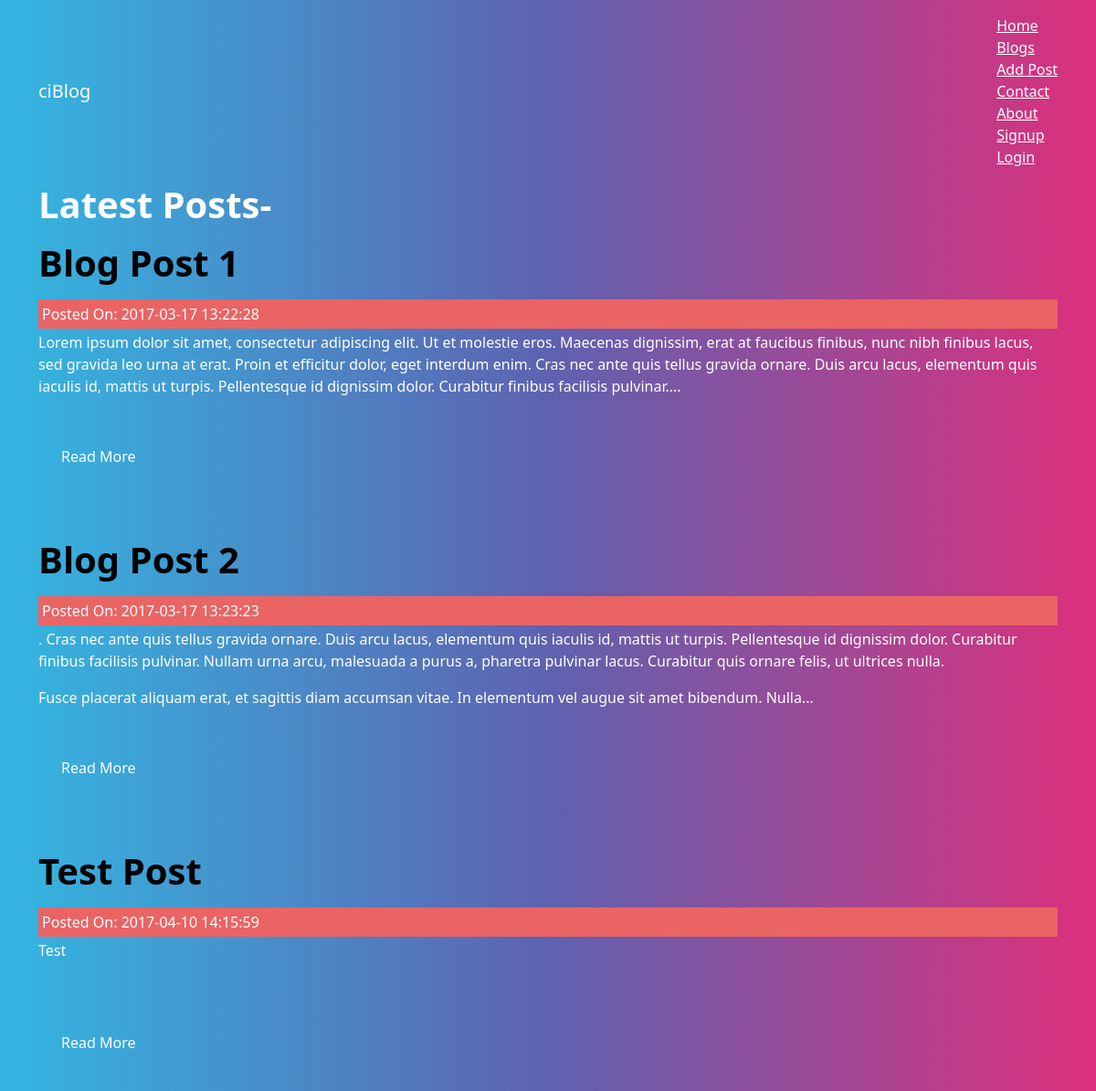
The page /posts on the database its author committed.
### tables this page shows
CREATE TABLE `posts` (
  `id` int(11) NOT NULL,
  `category_id` int(11) NOT NULL,
  `user_id` int(11) NOT NULL,
  `title` varchar(255) NOT NULL,
  `slug` varchar(255) NOT NULL,
  `body` text NOT NULL,
  `post_image` varchar(255) NOT NULL,
  `created_at` timestamp NOT NULL DEFAULT CURRENT_TIMESTAMP
);

### application/controllers/Posts.php (called while the page is built, shortened)
<?php
class Posts extends CI_Controller {
   public function __construct(){
      $this->load->model('Posts_model');
      $this->load->helper('url');
      $this->load->database();
      $this->load->helper('text');
   }
   public function index( $offset= 0 ) {
     $config['per_page'] = 300;
     $data['title'] = 'Latest Posts-';
     $data['posts'] = $this->Posts_model->get_posts(FALSE , $config['per_page'], $offset);
     $this->load->view('templetes/header');
     $this->load->view('posts/index', $data);
     $this->load->view('templetes/footer');
   }
}
?>

### index.php (called while the page is built, shortened)
<?php
require_once BASEPATH.'core/CodeIgniter.php';

### application/models/Posts_model.php (called while the page is built, shortened)
<?php
class Posts_model extends CI_Model{
    public function get_posts($slug = False , $limit = Null, $offset = Null){
        $data = array();
        if($limit){
            $this->db->limit($limit,$offset);
        }
            if($slug == FALSE){
                $this->db->select('*');
                $this->db->order_by('posts.id');
                $query=$this->db->get('posts');
                if($query !== FALSE && $query->num_rows() > 0){
                    foreach ($query->result_array() as $row) {
                        $data[] = $row;
                    }
                }
            return $data;
            return $query->result_array();
        }
            $query=$this->db->get_where('posts', array('slug' => $slug));
            return $query->row_array();
    }
}
?>

### application/views/posts/index.php (the view, shortened to what this page needs)
<html lang="en">
<head>
</head>
<body>
<h1><?= $title ?></h1>
<?php foreach($posts as $post):?>
<h1 class="title"><?php echo $post['title']; ?></h1>
<large class="post-date">Posted On: <?php echo $post['created_at']; ?></large>
<div class="card-content"><?php echo word_limiter($post['body'], 60); ?>
<br><br></div>
<p><a class="btn btn-default" href="<?php echo site_url('/posts/'.$post['slug']); ?>">Read More</a></p>
<br><br>
<?php endforeach ?>
</body>
</html>

### application/views/templetes/header.php (shortened to what this page needs)
<html lang="en">
<head>
<link rel="stylesheet" href="https://bootswatch.com/3/flatly/bootstrap.min.css">
<link rel="stylesheet" href="<?php echo base_url();?>assets/css/style.css" >
</head>
<body>
<nav class="navbar navbar-inverse">
<div class="container">
<div class="navbar-header">
<a class="navbar-brand" href="<?php echo base_url('');?>">ciBlog</a>
</div>
<div id="navbar">
<ul class="nav navbar-nav">
<li><a href="<?php echo site_url('');?>" >Home</a></li>
<li><a href="<?php echo site_url('posts');?>" >Blogs</a></li>
<li><a href="<?php echo site_url('posts/create');?>" >Add Post</a></li>
<li><a href="<?php echo site_url('contact');?>" >Contact</a></li>
<li><a href="<?php echo site_url('about');?>">About</a></li>
<li><a href="<?php echo site_url('signup_user');?>" >Signup</a></li>
<li><a href="<?php echo site_url('login_user');?>">Login</a></li>
</ul>
</div>
</div>
</nav>
<div class="container">

### application/views/templetes/footer.php (shortened to what this page needs)
</div>
</body>
</html>

### assets/css/style.css (style rules this page uses)
.post-date { background:#ea6464; padding: 4px; margin:3px 0; display:block; }
.title { color:rgb(0, 0, 0); }

### rows shown on the page
posts: title "Blog Post 1", created_at "2017-03-17 13:22:28", body "Lorem ipsum dolor sit amet, consectetur adipiscing elit. Ut et molestie eros. Maecenas dignissim, erat at faucibus finibus, nunc nibh finibus lacus, sed gravida leo urna at erat. Proin et efficitur dolor, eget interdum enim. Cras nec ante quis tellus gravida ornare. Duis arcu lacus, elementum quis iaculis id, mattis ut turpis. Pellentesque id dignissim dolor. Curabitur finibus facilisis pulvinar.…"
posts: title "Blog Post 2", created_at "2017-03-17 13:23:23", body ". Cras nec ante quis tellus gravida ornare. Duis arcu lacus, elementum quis iaculis id, mattis ut turpis. Pellentesque id dignissim dolor. Curabitur finibus facilisis pulvinar. Nullam urna arcu, malesuada a purus a, pharetra pulvinar lacus. Curabitur quis ornare felis, ut ultrices nulla. Fusce placerat aliquam erat, et sagittis diam accumsan vitae. In elementum vel augue sit amet bibendum. Nulla…"
posts: title "Test Post", created_at "2017-04-10 14:15:59", body "Test"

### other values the page prints
$title "Latest Posts-"
